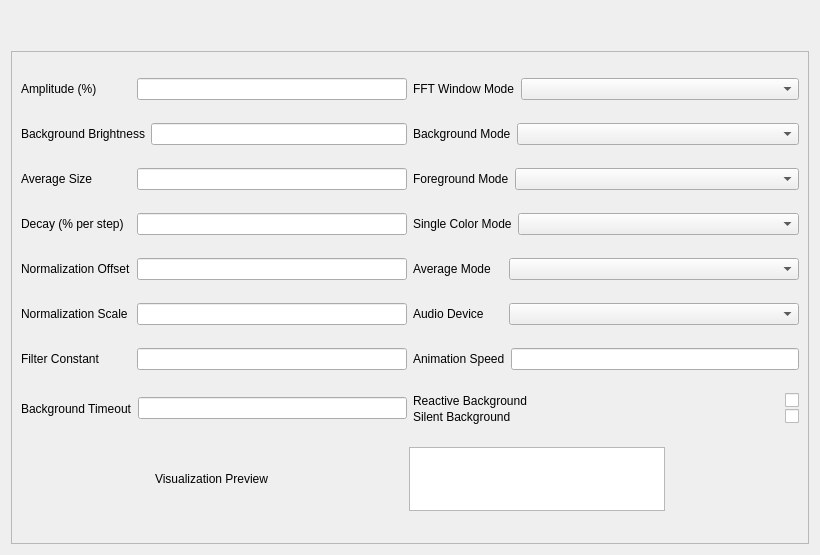
<?xml version="1.0" encoding="UTF-8"?>
<ui version="4.0">
 <class>AudioVisualizerUi</class>
 <widget class="QWidget" name="AudioVisualizerUi">
  <property name="geometry">
   <rect>
    <x>0</x>
    <y>0</y>
    <width>820</width>
    <height>555</height>
   </rect>
  </property>
  <property name="sizePolicy">
   <sizepolicy hsizetype="MinimumExpanding" vsizetype="MinimumExpanding">
    <horstretch>0</horstretch>
    <verstretch>0</verstretch>
   </sizepolicy>
  </property>
  <property name="minimumSize">
   <size>
    <width>0</width>
    <height>0</height>
   </size>
  </property>
  <layout class="QVBoxLayout" name="verticalLayout_2" stretch="0,1">
   <item>
    <spacer name="ToBottom">
     <property name="orientation">
      <enum>Qt::Vertical</enum>
     </property>
     <property name="sizeHint" stdset="0">
      <size>
       <width>20</width>
       <height>40</height>
      </size>
     </property>
    </spacer>
   </item>
   <item>
    <widget class="QFrame" name="MainFrame">
     <property name="frameShape">
      <enum>QFrame::StyledPanel</enum>
     </property>
     <property name="frameShadow">
      <enum>QFrame::Raised</enum>
     </property>
     <layout class="QVBoxLayout" name="verticalLayout_3">
      <item>
       <layout class="QHBoxLayout" name="AmpFFTWinModeLayout" stretch="1,1">
        <item>
         <layout class="QHBoxLayout" name="AmpLayout">
          <item>
           <widget class="QLabel" name="label_Amplitude">
            <property name="sizePolicy">
             <sizepolicy hsizetype="Fixed" vsizetype="Preferred">
              <horstretch>0</horstretch>
              <verstretch>0</verstretch>
             </sizepolicy>
            </property>
            <property name="minimumSize">
             <size>
              <width>110</width>
              <height>0</height>
             </size>
            </property>
            <property name="text">
             <string>Amplitude (%)</string>
            </property>
           </widget>
          </item>
          <item>
           <widget class="QLineEdit" name="lineEdit_Amplitude"/>
          </item>
         </layout>
        </item>
        <item>
         <layout class="QHBoxLayout" name="FFTWinModeLayout">
          <item>
           <widget class="QLabel" name="label_FFT_Window_Mode">
            <property name="sizePolicy">
             <sizepolicy hsizetype="Fixed" vsizetype="Preferred">
              <horstretch>0</horstretch>
              <verstretch>0</verstretch>
             </sizepolicy>
            </property>
            <property name="minimumSize">
             <size>
              <width>90</width>
              <height>0</height>
             </size>
            </property>
            <property name="text">
             <string>FFT Window Mode</string>
            </property>
           </widget>
          </item>
          <item>
           <widget class="QComboBox" name="comboBox_FFT_Window_Mode">
            <property name="sizeAdjustPolicy">
             <enum>QComboBox::AdjustToContents</enum>
            </property>
           </widget>
          </item>
         </layout>
        </item>
       </layout>
      </item>
      <item>
       <layout class="QHBoxLayout" name="BGBrightBackgroundModeLayout" stretch="1,1">
        <item>
         <layout class="QHBoxLayout" name="BGBrightLayout">
          <item>
           <widget class="QLabel" name="label_Background_Brightness">
            <property name="sizePolicy">
             <sizepolicy hsizetype="Fixed" vsizetype="Preferred">
              <horstretch>0</horstretch>
              <verstretch>0</verstretch>
             </sizepolicy>
            </property>
            <property name="minimumSize">
             <size>
              <width>110</width>
              <height>0</height>
             </size>
            </property>
            <property name="text">
             <string>Background Brightness</string>
            </property>
           </widget>
          </item>
          <item>
           <widget class="QLineEdit" name="lineEdit_Background_Brightness"/>
          </item>
         </layout>
        </item>
        <item>
         <layout class="QHBoxLayout" name="BGModeLayout">
          <item>
           <widget class="QLabel" name="label_Background_Mode">
            <property name="sizePolicy">
             <sizepolicy hsizetype="Fixed" vsizetype="Preferred">
              <horstretch>0</horstretch>
              <verstretch>0</verstretch>
             </sizepolicy>
            </property>
            <property name="minimumSize">
             <size>
              <width>90</width>
              <height>0</height>
             </size>
            </property>
            <property name="text">
             <string>Background Mode</string>
            </property>
           </widget>
          </item>
          <item>
           <widget class="QComboBox" name="comboBox_Background_Mode">
            <property name="sizeAdjustPolicy">
             <enum>QComboBox::AdjustToContents</enum>
            </property>
           </widget>
          </item>
         </layout>
        </item>
       </layout>
      </item>
      <item>
       <layout class="QHBoxLayout" name="avgSizeFGModeLayout" stretch="1,1">
        <item>
         <layout class="QHBoxLayout" name="AvgSizeLayout">
          <item>
           <widget class="QLabel" name="label_Average_Size">
            <property name="sizePolicy">
             <sizepolicy hsizetype="Fixed" vsizetype="Preferred">
              <horstretch>0</horstretch>
              <verstretch>0</verstretch>
             </sizepolicy>
            </property>
            <property name="minimumSize">
             <size>
              <width>110</width>
              <height>0</height>
             </size>
            </property>
            <property name="text">
             <string>Average Size</string>
            </property>
           </widget>
          </item>
          <item>
           <widget class="QLineEdit" name="lineEdit_Average_Size">
            <property name="minimumSize">
             <size>
              <width>0</width>
              <height>0</height>
             </size>
            </property>
           </widget>
          </item>
         </layout>
        </item>
        <item>
         <layout class="QHBoxLayout" name="FGMode">
          <item>
           <widget class="QLabel" name="label_Foreground_Mode">
            <property name="sizePolicy">
             <sizepolicy hsizetype="Fixed" vsizetype="Preferred">
              <horstretch>0</horstretch>
              <verstretch>0</verstretch>
             </sizepolicy>
            </property>
            <property name="minimumSize">
             <size>
              <width>90</width>
              <height>0</height>
             </size>
            </property>
            <property name="text">
             <string>Foreground Mode</string>
            </property>
           </widget>
          </item>
          <item>
           <widget class="QComboBox" name="comboBox_Foreground_Mode">
            <property name="sizeAdjustPolicy">
             <enum>QComboBox::AdjustToContents</enum>
            </property>
           </widget>
          </item>
         </layout>
        </item>
       </layout>
      </item>
      <item>
       <layout class="QHBoxLayout" name="DecaySingleColorModeLayout" stretch="1,1">
        <item>
         <layout class="QHBoxLayout" name="DecayLayout">
          <item>
           <widget class="QLabel" name="label_Decay">
            <property name="sizePolicy">
             <sizepolicy hsizetype="Fixed" vsizetype="Preferred">
              <horstretch>0</horstretch>
              <verstretch>0</verstretch>
             </sizepolicy>
            </property>
            <property name="minimumSize">
             <size>
              <width>110</width>
              <height>0</height>
             </size>
            </property>
            <property name="text">
             <string>Decay (% per step)</string>
            </property>
           </widget>
          </item>
          <item>
           <widget class="QLineEdit" name="lineEdit_Decay"/>
          </item>
         </layout>
        </item>
        <item>
         <layout class="QHBoxLayout" name="SingleColorModeLayout">
          <item>
           <widget class="QLabel" name="label_Single_Color_Mode">
            <property name="sizePolicy">
             <sizepolicy hsizetype="Fixed" vsizetype="Preferred">
              <horstretch>0</horstretch>
              <verstretch>0</verstretch>
             </sizepolicy>
            </property>
            <property name="minimumSize">
             <size>
              <width>90</width>
              <height>0</height>
             </size>
            </property>
            <property name="text">
             <string>Single Color Mode</string>
            </property>
           </widget>
          </item>
          <item>
           <widget class="QComboBox" name="comboBox_Single_Color_Mode">
            <property name="sizeAdjustPolicy">
             <enum>QComboBox::AdjustToContents</enum>
            </property>
           </widget>
          </item>
         </layout>
        </item>
       </layout>
      </item>
      <item>
       <layout class="QHBoxLayout" name="NormOffsetAvgModeLayout" stretch="1,1">
        <item>
         <layout class="QHBoxLayout" name="NormalizationOffsetLayout">
          <item>
           <widget class="QLabel" name="label_Normalization_Offset">
            <property name="sizePolicy">
             <sizepolicy hsizetype="Fixed" vsizetype="Preferred">
              <horstretch>0</horstretch>
              <verstretch>0</verstretch>
             </sizepolicy>
            </property>
            <property name="minimumSize">
             <size>
              <width>110</width>
              <height>0</height>
             </size>
            </property>
            <property name="text">
             <string>Normalization Offset</string>
            </property>
           </widget>
          </item>
          <item>
           <widget class="QLineEdit" name="lineEdit_Normalization_Offset"/>
          </item>
         </layout>
        </item>
        <item>
         <layout class="QHBoxLayout" name="AvgModeLayout">
          <item>
           <widget class="QLabel" name="label_Average_Mode">
            <property name="sizePolicy">
             <sizepolicy hsizetype="Fixed" vsizetype="Preferred">
              <horstretch>0</horstretch>
              <verstretch>0</verstretch>
             </sizepolicy>
            </property>
            <property name="minimumSize">
             <size>
              <width>90</width>
              <height>0</height>
             </size>
            </property>
            <property name="text">
             <string>Average Mode</string>
            </property>
           </widget>
          </item>
          <item>
           <widget class="QComboBox" name="comboBox_Average_Mode">
            <property name="sizeAdjustPolicy">
             <enum>QComboBox::AdjustToContents</enum>
            </property>
           </widget>
          </item>
         </layout>
        </item>
       </layout>
      </item>
      <item>
       <layout class="QHBoxLayout" name="NormScaleAudioDeviceLayout" stretch="1,1">
        <item>
         <layout class="QHBoxLayout" name="NormScaleLayout">
          <item>
           <widget class="QLabel" name="label_Normalization_Scale">
            <property name="sizePolicy">
             <sizepolicy hsizetype="Fixed" vsizetype="Preferred">
              <horstretch>0</horstretch>
              <verstretch>0</verstretch>
             </sizepolicy>
            </property>
            <property name="minimumSize">
             <size>
              <width>110</width>
              <height>0</height>
             </size>
            </property>
            <property name="text">
             <string>Normalization Scale</string>
            </property>
           </widget>
          </item>
          <item>
           <widget class="QLineEdit" name="lineEdit_Normalization_Scale"/>
          </item>
         </layout>
        </item>
        <item>
         <layout class="QHBoxLayout" name="AudioDeviceLayout">
          <item>
           <widget class="QLabel" name="label_Audio_Device">
            <property name="sizePolicy">
             <sizepolicy hsizetype="Fixed" vsizetype="Preferred">
              <horstretch>0</horstretch>
              <verstretch>0</verstretch>
             </sizepolicy>
            </property>
            <property name="minimumSize">
             <size>
              <width>90</width>
              <height>0</height>
             </size>
            </property>
            <property name="text">
             <string>Audio Device</string>
            </property>
           </widget>
          </item>
          <item>
           <widget class="QComboBox" name="comboBox_Audio_Device">
            <property name="sizeAdjustPolicy">
             <enum>QComboBox::AdjustToContents</enum>
            </property>
           </widget>
          </item>
         </layout>
        </item>
       </layout>
      </item>
      <item>
       <layout class="QHBoxLayout" name="FilterConstAniSpeedLayout" stretch="1,1">
        <item>
         <layout class="QHBoxLayout" name="FilterConstLayout">
          <item>
           <widget class="QLabel" name="label_Filter_Constant">
            <property name="sizePolicy">
             <sizepolicy hsizetype="Fixed" vsizetype="Preferred">
              <horstretch>0</horstretch>
              <verstretch>0</verstretch>
             </sizepolicy>
            </property>
            <property name="minimumSize">
             <size>
              <width>110</width>
              <height>0</height>
             </size>
            </property>
            <property name="text">
             <string>Filter Constant</string>
            </property>
           </widget>
          </item>
          <item>
           <widget class="QLineEdit" name="lineEdit_Filter_Constant"/>
          </item>
         </layout>
        </item>
        <item>
         <layout class="QHBoxLayout" name="AniSpeedLayout">
          <item>
           <widget class="QLabel" name="label_Animation_Speed">
            <property name="sizePolicy">
             <sizepolicy hsizetype="Fixed" vsizetype="Preferred">
              <horstretch>0</horstretch>
              <verstretch>0</verstretch>
             </sizepolicy>
            </property>
            <property name="minimumSize">
             <size>
              <width>90</width>
              <height>0</height>
             </size>
            </property>
            <property name="text">
             <string>Animation Speed</string>
            </property>
           </widget>
          </item>
          <item>
           <widget class="QLineEdit" name="lineEdit_Animation_Speed"/>
          </item>
         </layout>
        </item>
       </layout>
      </item>
      <item>
       <layout class="QHBoxLayout" name="BGTimoutButtonsLayout" stretch="1,1">
        <item>
         <layout class="QHBoxLayout" name="BGTimeoutLayout">
          <item>
           <widget class="QLabel" name="label_Background_Timeout">
            <property name="sizePolicy">
             <sizepolicy hsizetype="Fixed" vsizetype="Preferred">
              <horstretch>0</horstretch>
              <verstretch>0</verstretch>
             </sizepolicy>
            </property>
            <property name="minimumSize">
             <size>
              <width>110</width>
              <height>0</height>
             </size>
            </property>
            <property name="text">
             <string>Background Timeout</string>
            </property>
           </widget>
          </item>
          <item>
           <widget class="QLineEdit" name="lineEdit_Background_Timeout"/>
          </item>
         </layout>
        </item>
        <item>
         <layout class="QVBoxLayout" name="ButtonLayout">
          <property name="spacing">
           <number>1</number>
          </property>
          <item>
           <layout class="QHBoxLayout" name="ReactiveBGLayout">
            <item>
             <widget class="QLabel" name="label_Reactive_Background">
              <property name="sizePolicy">
               <sizepolicy hsizetype="Expanding" vsizetype="Preferred">
                <horstretch>0</horstretch>
                <verstretch>0</verstretch>
               </sizepolicy>
              </property>
              <property name="text">
               <string>Reactive Background</string>
              </property>
             </widget>
            </item>
            <item>
             <widget class="QCheckBox" name="checkBox_Reactive_Background">
              <property name="text">
               <string/>
              </property>
             </widget>
            </item>
           </layout>
          </item>
          <item>
           <layout class="QHBoxLayout" name="SilentBGLayout">
            <item>
             <widget class="QLabel" name="label_Silent_Background">
              <property name="sizePolicy">
               <sizepolicy hsizetype="Expanding" vsizetype="Preferred">
                <horstretch>0</horstretch>
                <verstretch>0</verstretch>
               </sizepolicy>
              </property>
              <property name="text">
               <string>Silent Background</string>
              </property>
             </widget>
            </item>
            <item>
             <widget class="QCheckBox" name="checkBox_Silent_Background">
              <property name="sizePolicy">
               <sizepolicy hsizetype="Minimum" vsizetype="Fixed">
                <horstretch>0</horstretch>
                <verstretch>0</verstretch>
               </sizepolicy>
              </property>
              <property name="text">
               <string/>
              </property>
             </widget>
            </item>
           </layout>
          </item>
         </layout>
        </item>
       </layout>
      </item>
      <item>
       <layout class="QHBoxLayout" name="VisPrevLayout">
        <item>
         <widget class="QLabel" name="label_Visualization_Preview">
          <property name="sizePolicy">
           <sizepolicy hsizetype="Fixed" vsizetype="Preferred">
            <horstretch>0</horstretch>
            <verstretch>0</verstretch>
           </sizepolicy>
          </property>
          <property name="text">
           <string>Visualization Preview</string>
          </property>
         </widget>
        </item>
        <item>
         <widget class="QGraphicsView" name="graphicsView_Visualization_Preview">
          <property name="sizePolicy">
           <sizepolicy hsizetype="Fixed" vsizetype="Fixed">
            <horstretch>0</horstretch>
            <verstretch>0</verstretch>
           </sizepolicy>
          </property>
          <property name="minimumSize">
           <size>
            <width>256</width>
            <height>64</height>
           </size>
          </property>
          <property name="maximumSize">
           <size>
            <width>256</width>
            <height>64</height>
           </size>
          </property>
          <property name="verticalScrollBarPolicy">
           <enum>Qt::ScrollBarAlwaysOff</enum>
          </property>
          <property name="horizontalScrollBarPolicy">
           <enum>Qt::ScrollBarAlwaysOff</enum>
          </property>
          <property name="interactive">
           <bool>false</bool>
          </property>
         </widget>
        </item>
       </layout>
      </item>
     </layout>
    </widget>
   </item>
  </layout>
 </widget>
 <resources/>
 <connections/>
</ui>
